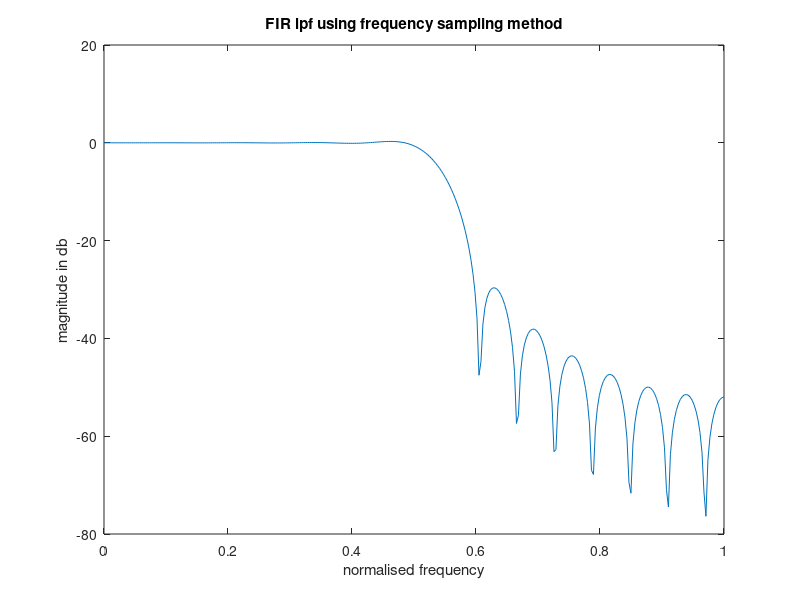

This figure's MATLAB source:
%FIR LPF USING FREQUENCY SAMPLING METHODE
clc;
clear;
close all;
n=33;
alpha=(n-1)/2;
hrk=[ones(1,9),0.5,zeros(1,14),0.5,ones(1,8)];
k1=0:(n-1)/2;
k2=(n+1)/2:n-1;
theetak=[(-alpha*(2*pi)/n)*k1,(alpha*(2*pi)/n)*(n-k2)];
hk=hrk.*(exp(1i*theetak));
hn=real(ifft(hk,n));
w=0:0.01:pi;
h=freqz(hn,1,w);
plot(w/pi,20*log10(abs(h)));
ylabel('magnitude in db');
xlabel('normalised frequency');
title('FIR lpf using frequency sampling method');
hold on;
